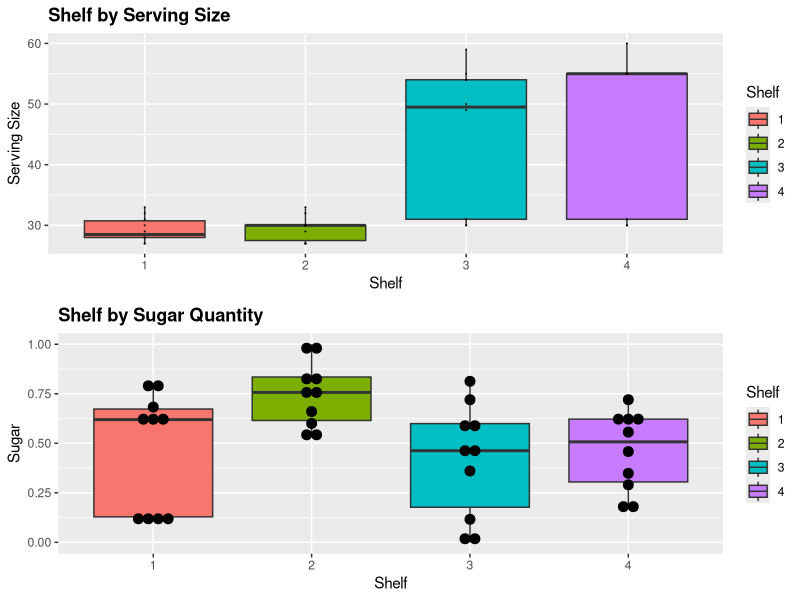
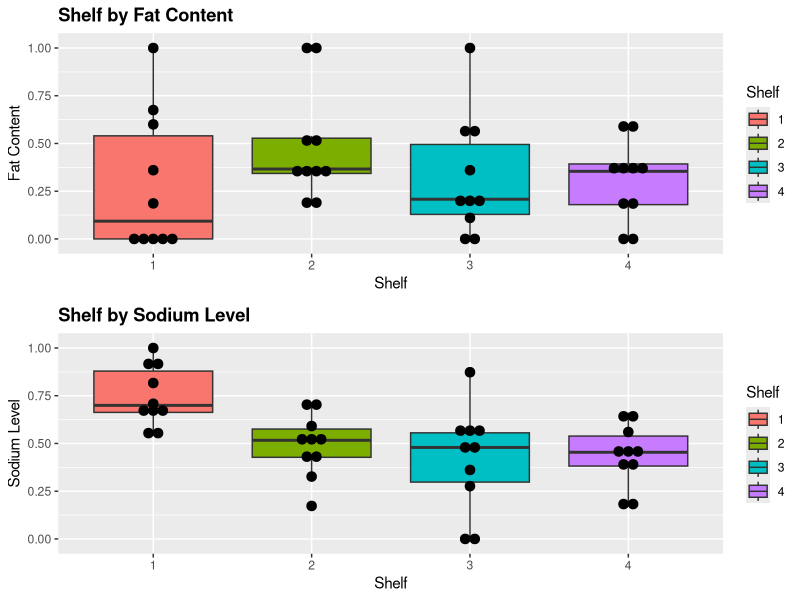
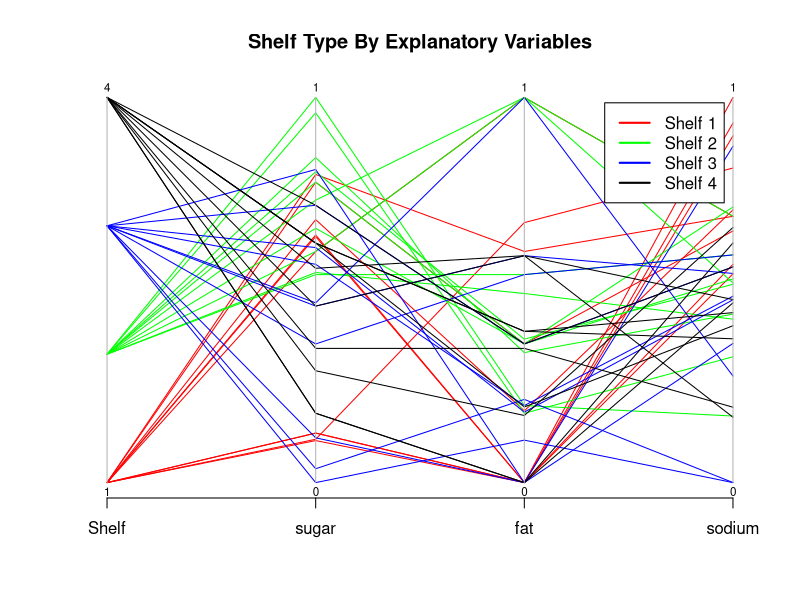
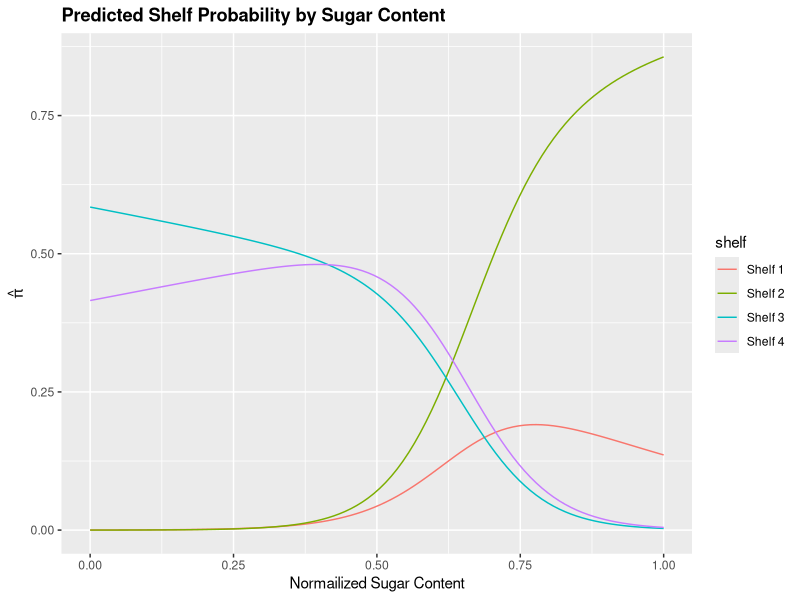

Source code (R) for these figures, in order:
## ---- chunk 1
#install.packages("MASS")
#install.packages("ggplot2")
# install.packages("MASS")
library(tidyverse)
library(patchwork)
library(MASS)
library(ggplot2)   

## To assemble multiple plots
library(gridExtra)

# multinomial regression
library(nnet)

# car pacakge for testing
library(car)
## ---- chunk 2
cereal <- read_csv("../data/short-questions/cereal_dillons.csv")
## ---- chunk 3
# reformatting the explanatory variables
# cereal$Shelf <- factor(cereal$Shelf)
cereal$Cereal <- factor(cereal$Cereal)

# normalize the explanatory variables
# 1. divide by serving size
# 2. normalized

stand01 <- function(x) {
  (x - min(x)) / (max(x) - min(x))
}

cereal2 <- data.frame(
  Shelf = cereal$Shelf,
  size = cereal$size_g,
  sugar = stand01(x = cereal$sugar_g / cereal$size_g),
  fat = stand01(x = cereal$fat_g / cereal$size_g),
  sodium = stand01(x = cereal$sodium_mg / cereal$size_g)
)
summary(cereal2)
## ---- chunk 4
p1 <- cereal2 %>%
  mutate(Shelf = as.factor(Shelf)) %>%
  ggplot(aes(Shelf, size)) +
  geom_boxplot(aes(fill = Shelf)) +
  geom_dotplot(binaxis = "y", stackdir = "center", binwidth = 0.05) +
  # coord_flip() +
  ggtitle("Shelf by Serving Size") +
  theme(plot.title = element_text(lineheight = 1, face = "bold")) +
  ylab("Serving Size") +
  xlab("Shelf")

p2 <- cereal2 %>%
  mutate(Shelf = as.factor(Shelf)) %>%
  ggplot(aes(Shelf, sugar)) +
  geom_boxplot(aes(fill = Shelf)) +
  geom_dotplot(binaxis = "y", stackdir = "center", binwidth = 0.05) +
  # coord_flip() +
  ggtitle("Shelf by Sugar Quantity") +
  theme(plot.title = element_text(lineheight = 1, face = "bold")) +
  ylab("Sugar") +
  xlab("Shelf")

p3 <- cereal2 %>%
  mutate(Shelf = as.factor(Shelf)) %>%
  ggplot(aes(Shelf, fat)) +
  geom_boxplot(aes(fill = Shelf)) +
  geom_dotplot(binaxis = "y", stackdir = "center", binwidth = 0.05) +
  # coord_flip() +
  ggtitle("Shelf by Fat Content") +
  theme(plot.title = element_text(lineheight = 1, face = "bold")) +
  ylab("Fat Content") +
  xlab("Shelf")

p4 <- cereal2 %>%
  mutate(Shelf = as.factor(Shelf)) %>%
  ggplot(aes(Shelf, sodium)) +
  geom_boxplot(aes(fill = Shelf)) +
  geom_dotplot(binaxis = "y", stackdir = "center", binwidth = 0.05) +
  # coord_flip() +
  ggtitle("Shelf by Sodium Level") +
  theme(plot.title = element_text(lineheight = 1, face = "bold")) +
  ylab("Sodium Level") +
  xlab("Shelf")


grid.arrange(p1, p2, nrow = 2, ncol = 1)
grid.arrange(p3, p4, nrow = 2, ncol = 1)
## ---- chunk 5
# for ease of visualization, Adding shelf here.
cols <- c("red", "green", "blue", "black")
parcoord(cereal2[c("Shelf", "sugar", "fat", "sodium")],
  col = cols[cereal2$Shelf], var.label = TRUE,
  main = "Shelf Type By Explanatory Variables"
)
legend("topright",
  legend = c("Shelf 1", "Shelf 2", "Shelf 3", "Shelf 4"),
  lwd = 2, col = cols, inset = 0.05
)
## ---- chunk 6
model_cereal_shelves_linear <- multinom(
  formula = factor(Shelf) ~ sugar
    + fat
    + sodium,
  data = cereal2
)

summary(model_cereal_shelves_linear)

model_cereal_shelves_quadratic <- multinom(
  formula = factor(Shelf) ~ sugar
    + fat
    + sodium
    + sugar:fat
    + sugar:sodium
    + fat:sodium
    + sugar:fat:sodium,
  data = cereal2
)

summary(model_cereal_shelves_quadratic)
## ---- chunk 7
lrt_cereal_main_effects <- Anova(model_cereal_shelves_linear, test = "LR")
lrt_cereal_main_effects
## ---- chunk 8
lrt_cereal_quadratic_effects <- anova(model_cereal_shelves_linear,
  model_cereal_shelves_quadratic,
  test = "Chisq"
)
lrt_cereal_quadratic_effects
## ---- chunk 9
# create a data set with stadardized value
new.data <- data.frame(
  "Cereal" = "Apple Jack",
  "size" = 28,
  "sugar" = 12,
  "fat" = 0.5,
  "sodium" = 130
)

# standardized the data
new.data$sugar <- new.data$sugar / new.data$size
new.data$fat <- new.data$fat / new.data$size
new.data$sodium <- new.data$sodium / new.data$size

# normalzied by original data content/serving size
new.data$sugar <- ((new.data$sugar - min(cereal$sugar_g/cereal$size_g))
/ (max(cereal$sugar_g/cereal$size_g) - min(cereal$sugar_g/cereal$size_g)))

new.data$fat <- ((new.data$fat - min(cereal$fat_g/cereal$size_g))
/ (max(cereal$fat_g/cereal$size_g) - min(cereal$fat_g/cereal$size_g)))

new.data$sodium <- ((new.data$sodium - min(cereal$sodium_mg/cereal$size_g))
/ (max(cereal$sodium_mg/cereal$size_g) - min(cereal$sodium_mg/cereal$size_g)))


# get model prediction for the given inputs
aj_shelf_probs <- predict(model_cereal_shelves_linear,
  newdata = new.data,
  type = "probs"
)

data.frame(pi.hat=round(aj_shelf_probs,5))
## ---- chunk 10
# stats taken from summary(cereal2) statistics from earlier
min_sugar <- 0
max_sugar <- 1

mean_fat <- 0.3476
mean_sodium <- 0.5240  

shelfs <- function(s) {
    new.data <- data.frame("sugar" = s,
                           "fat" = mean_fat,
                           "sodium" = mean_sodium)
    pred.prob <- predict(model_cereal_shelves_linear, 
                         newdata = new.data, type = "probs")
    
    outputs <- data.frame(pi.hat=round(pred.prob,10))
    return(outputs)
}


model.preds <- data.frame(x = seq(0, 1, length.out=100), 
                          values=c(shelfs(seq(0, 1, length.out=100))$pi.hat.1,
                                  shelfs(seq(0, 1, length.out=100))$pi.hat.2,
                                  shelfs(seq(0, 1, length.out=100))$pi.hat.3,
                                  shelfs(seq(0, 1, length.out=100))$pi.hat.4),
                          shelf = rep(c("Shelf 1", "Shelf 2", "Shelf 3", "Shelf 4"), 
                          each = 100))

ggplot(model.preds,                                   # Draw ggplot2 plot
       aes(x, values, col = shelf)) +
  geom_line() +
  ggtitle("Predicted Shelf Probability by Sugar Content") +
  theme(plot.title = element_text(lineheight=1, face="bold")) +
  ylab(expression(hat(pi))) +
  xlab("Normailized Sugar Content")
## ---- chunk 11
# get the standard deviations
sd.cereal <- apply(X = cereal2[c('sugar', 'fat', 'sodium')], MARGIN = 2, FUN = sd)
c.value <- round(sd.cereal, 4)
cat("Explanatory Variables Standard Deviation: \n", c.value, "\n\n")



# get the estimated parameters for each shelf level
beta.hat2 <- coefficients(model_cereal_shelves_linear)[1,2:4]
beta.hat3 <- coefficients(model_cereal_shelves_linear)[2,2:4]
beta.hat4 <- coefficients(model_cereal_shelves_linear)[3,2:4]

# using confint to compute CI for each explanatory variable
conf.beta <- confint ( object = model_cereal_shelves_linear, level = 0.95)

# Odds for j = 2 vs j = 1 (Shelf 2 vs Shelf 1)
OR_2_1<-round(1/exp( c.value*beta.hat2 ), 4)
OR_CI_2_1<-round(exp(1/( c.value*conf.beta[2:4, 1:2, 1] )), 4)

# Odds for j = 3 vs j = 1 (Shelf 3 vs Shelf 1)
OR_3_1<-round(1/exp(c.value*beta.hat3 ), 4)
OR_CI_3_1<-round(exp(1/( c.value*conf.beta[2:4, 1:2, 2]  )), 4)

# Odds for j = 4 vs j = 1 (Shelf 4 vs Shelf 1)
OR_4_1<-round(1/exp(c.value*beta.hat4 ), 4)
OR_CI_4_1<-round(exp(1/( c.value*conf.beta[2:4, 1:2, 3]  )), 4)


odds_ratios <- cbind(cbind(OR_2_1, OR_CI_2_1), cbind(OR_3_1, OR_CI_3_1), cbind(OR_4_1, OR_CI_4_1))
odds_ratios
## ---- chunk 12
drinks <- read_csv("../data/short-questions/DeHartSimplified.csv")
## ---- chunk 13
